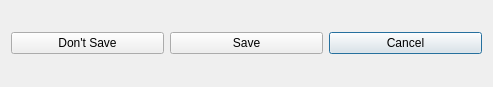
<?xml version="1.0" encoding="UTF-8"?>
<ui version="4.0">
 <class>Dialog</class>
 <widget class="QDialog" name="Dialog">
  <property name="geometry">
   <rect>
    <x>0</x>
    <y>0</y>
    <width>493</width>
    <height>87</height>
   </rect>
  </property>
  <property name="windowTitle">
   <string>Dialog</string>
  </property>
  <layout class="QHBoxLayout" name="horizontalLayout">
   <item>
    <widget class="QPushButton" name="pushButton">
     <property name="text">
      <string>Don't Save</string>
     </property>
    </widget>
   </item>
   <item>
    <widget class="QPushButton" name="pushButton_2">
     <property name="text">
      <string>Save</string>
     </property>
     <property name="icon">
      <iconset>
       <normaloff>share/rcmanager/1465394415_floppy.png</normaloff>share/rcmanager/1465394415_floppy.png</iconset>
     </property>
    </widget>
   </item>
   <item>
    <widget class="QPushButton" name="pushButton_3">
     <property name="text">
      <string>Cancel</string>
     </property>
     <property name="autoDefault">
      <bool>true</bool>
     </property>
     <property name="default">
      <bool>true</bool>
     </property>
    </widget>
   </item>
  </layout>
 </widget>
 <resources/>
 <connections/>
</ui>
